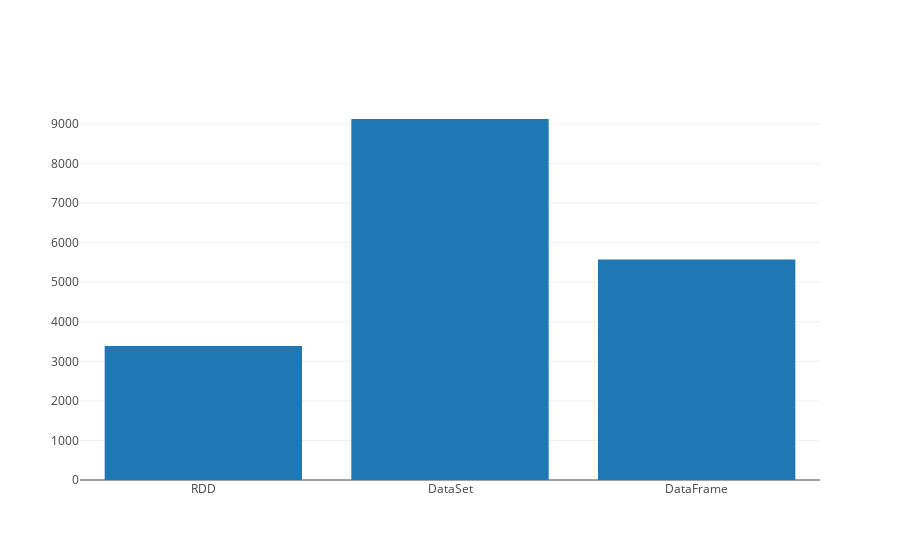

The notebook cell this image was saved under:
### Markdown cell above
Gráficamente utilizando plotly

### Code cell
val (x, y) = Seq(
    "RDD" -> runWithOutput(query_RDD.collect),
    "DataSet" -> runWithOutput(query_DS.collect),
    "DataFrame" -> runWithOutput(query_DF.collect)
).unzip

Bar(x, y).plot()

### Figure 1 — Plotly figure (JSON) as saved in the notebook; plotly's stock layout.template omitted (floating-point values rounded to 4 significant figures)
{"data": [{"type": "bar", "x": ["RDD", "DataSet", "DataFrame"], "y": [3384, 9125, 5574]}], "layout": {}}
